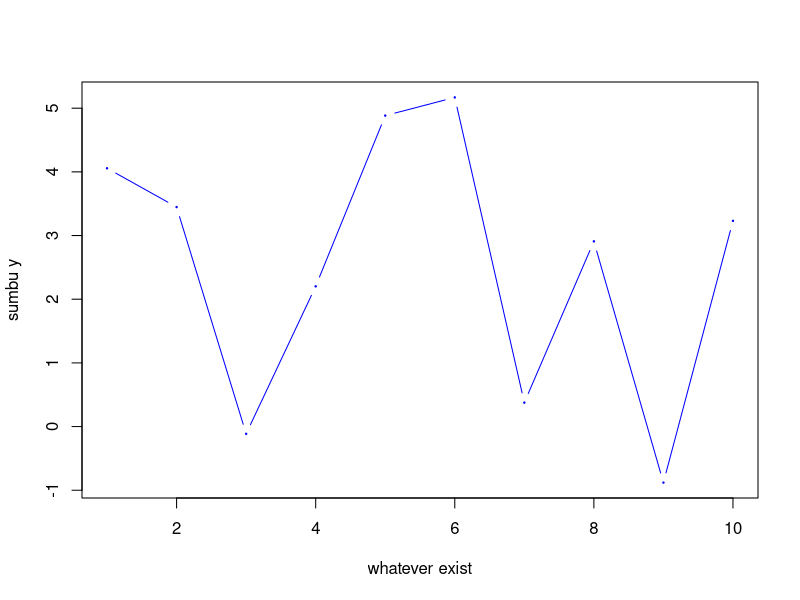
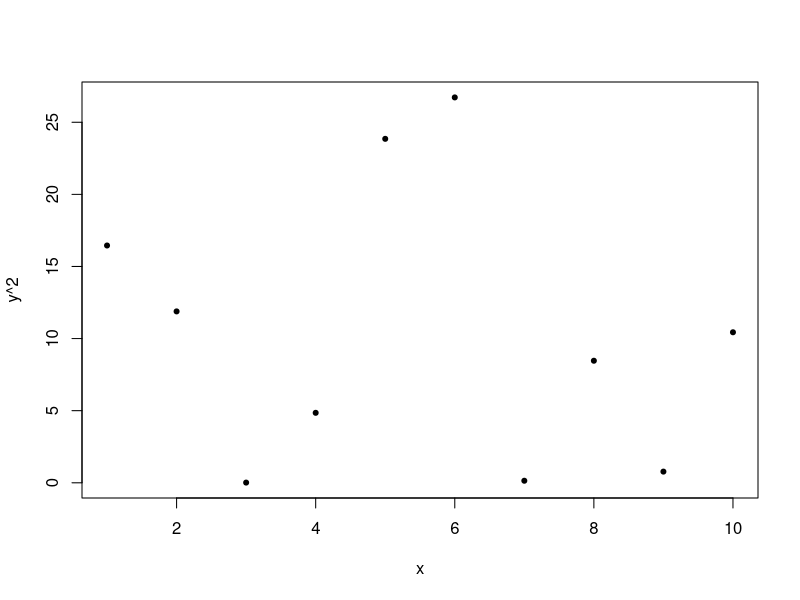

The R source for these figures, in order:
# %% [markdown]
# ## Help is this?
# Mean that I don't understand. Just yeah, not so bad, tho.
# 
# 
# Maybe things to do (great, its just like G-collab): 
# - panel data plz
# - else
# - git and hub

# %% [code] {"_execution_state":"idle","jupyter":{"outputs_hidden":false},"execution":{"iopub.status.busy":"2022-11-13T02:13:43.200172Z","iopub.execute_input":"2022-11-13T02:13:43.202335Z","iopub.status.idle":"2022-11-13T02:13:43.230995Z"}}
# Library
library(tidyverse) # metapackage of all tidyverse packages
list.files(path = "../input")

# write up: directory (/kaggle/working/)

# %% [code] {"jupyter":{"outputs_hidden":false},"execution":{"iopub.status.busy":"2022-11-13T02:13:43.234340Z","iopub.execute_input":"2022-11-13T02:13:43.236274Z","iopub.status.idle":"2022-11-13T02:13:43.337619Z"}}
set.seed(10)
x = 1:10
y = rnorm(10,4,3)

plot(x,y, pch=20, cex=0.3, col="blue", type="b",
    xlab = "whatever exist", ylab="sumbu y")

# %% [code] {"jupyter":{"outputs_hidden":false},"execution":{"iopub.status.busy":"2022-11-13T02:13:43.341076Z","iopub.execute_input":"2022-11-13T02:13:43.343046Z","iopub.status.idle":"2022-11-13T02:13:43.423784Z"}}
plot(x, y^2, pch=20)

# It's time to shine!
shapiro.test(y^2)
